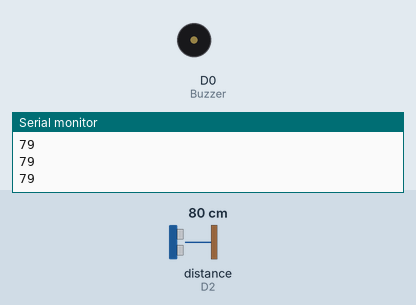
Simulated run of this sketch. Board: ESP8266 (NodeMCU). Parts: buzzer (waves = sounding, pin HIGH), the last lines printed to the serial monitor. Wiring (inferred from the names in the program): ultrasonic range finder: trigger D1; echo D2. The inputs (shaded band) are chosen by the test bench; at power-on: distance to the obstacle (sensor on D2) 80 cm. The echo pulse lasts 58.3 µs per cm; pins used as bus, display or sensor lines are not drawn.

Above: at 1.2 s.
1.3 s: distance to the obstacle (sensor on D2) set to 12 cm
2.8 s: distance to the obstacle (sensor on D2) set to 9 cm
At 3.2 s:
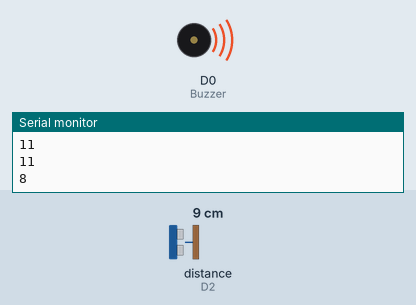
5.8 s: distance to the obstacle (sensor on D2) set to 6 cm
At 5.98 s:
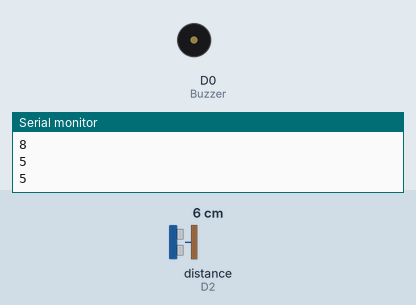
8.8 s: distance to the obstacle (sensor on D2) set to 3 cm
At 9.6 s:
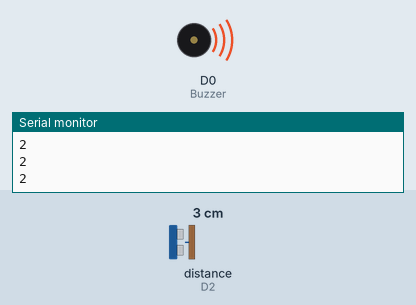
10.3 s: distance to the obstacle (sensor on D2) set to 18 cm
At 10.8 s:
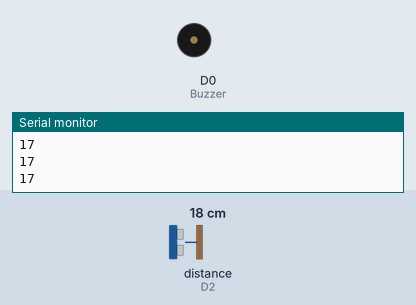
Timing chart, 0 to 12.8 s (numbered marks = the images above; inputs shaded):
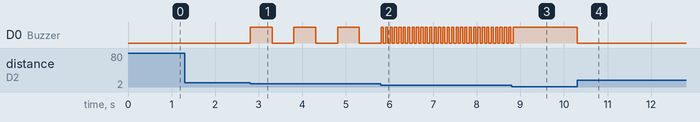

Measured:
- the behaviour switches between 11 and 10 cm on distance to the obstacle (sensor on D2) (found by bisection; images 0 and 1)
- the behaviour switches between 5 and 4 cm on distance to the obstacle (sensor on D2) (found by bisection; images 2 and 3)
- after the input at 2.8 s, D0 (Buzzer): alternates HIGH for 0.50 s and LOW for 0.50 s, starting at once
- after the input at 5.8 s, D0 (Buzzer): alternates HIGH for 0.05 s and LOW for 0.05 s, starting after 0.06 s
- after the input at 8.8 s, D0 (Buzzer): goes on until 8.8 s, then stays HIGH
- after the input at 10.3 s, D0 (Buzzer): HIGH → LOW at once

The sketch:

sketch_jul3a.ino
```cpp
#include <Wire.h>
#include <ESP8266WiFi.h>
#define Buzzer D0
#define trigPin D1
#define echoPin D2

long duration;
int distance = 0;

void setup() {

pinMode(trigPin, OUTPUT); // Setting triggerPin sebagai output
pinMode(echoPin, INPUT); // Setting echoPin sebagai input
pinMode(Buzzer, OUTPUT); // Setting Buzzer sebagai output
Serial.begin(9600); // Setting kecepatan pengiriman serail Monitor

}

void loop() {

digitalWrite(trigPin, HIGH); //Mengaktifkan sensor ultrasonic
delayMicroseconds(10); // selama 10 microseconds
digitalWrite(trigPin, LOW); // Mematikan sensor ultrasonic
duration = pulseIn(echoPin, HIGH); // baca rentan waktu dari trigPin High sampai echoPin High
distance = duration * 0.034/2; // Konversi selang waktu ke CM

if (distance > 10) { // hanya menampilkan jarak jika jaraknya kurang dari 300 cm/ 3 meter
  Serial.println(distance); // Kirim data jarak ke PC
  digitalWrite(Buzzer, LOW);

} else if(distance < 10 && distance >= 8) {
  Serial.println(distance);
  digitalWrite(Buzzer, HIGH);
  delay(500);
  digitalWrite(Buzzer, LOW);
  delay(500);

} else if (distance < 8 && distance >= 6) {

Serial.println(distance);
digitalWrite(Buzzer, HIGH);
delay(100);
digitalWrite(Buzzer, LOW);
delay(100);

} else if (distance < 6 && distance >= 4) {

  Serial.println(distance);
  digitalWrite(Buzzer, HIGH);
  delay(50);
  digitalWrite(Buzzer, LOW);
  delay(50);

} else if (distance < 4) {

  Serial.println(distance); // Kirim data jarak ke PC
  digitalWrite(Buzzer, HIGH);
  delay(50);
}

}

 
```
